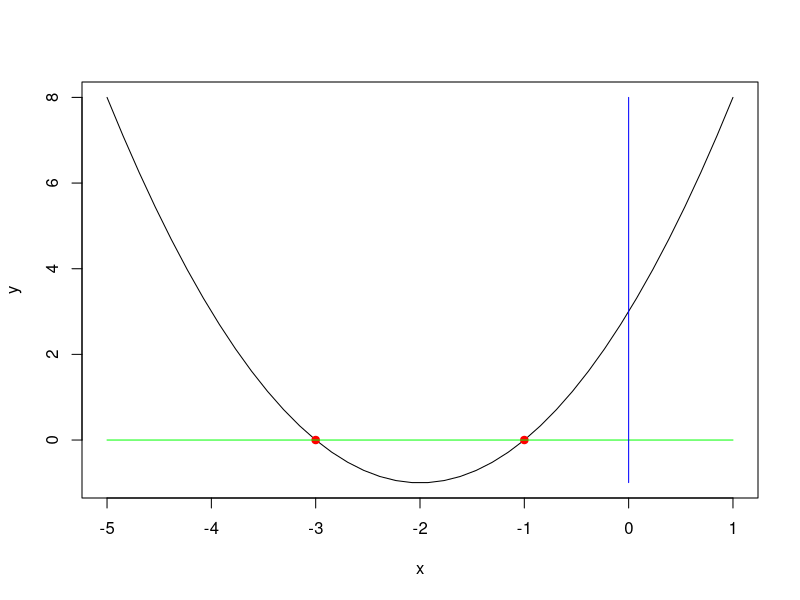

Reproduce this figure in R.
# solve quadratic equations
#making it a function
solve.quadratic <- function(a,b,c){

# discriminant
d = b^2 - 4*a*c

#solutions for real
if (d >= 0){
s1 = (-b + sqrt(d))/(2*a)
s2 = (-b - sqrt(d))/(2*a)

#plotting the graph, its a bit tricky part
#first we find mid point of s1 and s2
mp = (s1 + s2)/2

#left most x coord.
p1 = s1 - mp
#right most x coord.
p2 = mp + s2

#x coordinates to plot ,ie from p1 to p2
# we will use seq function
x = seq(p1,p2,length.out = 40)  # a sequence from p1 to p2 of total length 40

#y coordinates
y = a*x^2 + b*x +c

#plotting it 
plot(x,y,type = 'l') # it will be curve line

#plotting solution points
points(s1,0,col='red',pch=19) #point character = dot
points(s2,0,col='red',pch=19)

#drawing axes
# x axis
segments(x[1],0 , x[length(x)] ,0 , col='green') #segment draws a line segment between two points

#y axis
segments(0,y[1] , 0,y[length(y)/2],col='blue') 
}

#for complex roots
if (d < 0){
  s1 = (-b + sqrt(Mod(d))*1i)/(2*a) #Mod function for absolute value of d
  s2 = (-b - sqrt(Mod(d))*1i)/(2*a) #1i for imaginary part
}
#printing solutions
print(s1)
print(s2)
# as we cant plot complex roots on real x-y plane so we avoid plotting it
}

#calling the function
solve.quadratic(1,4,3)

# and we are done with our program
